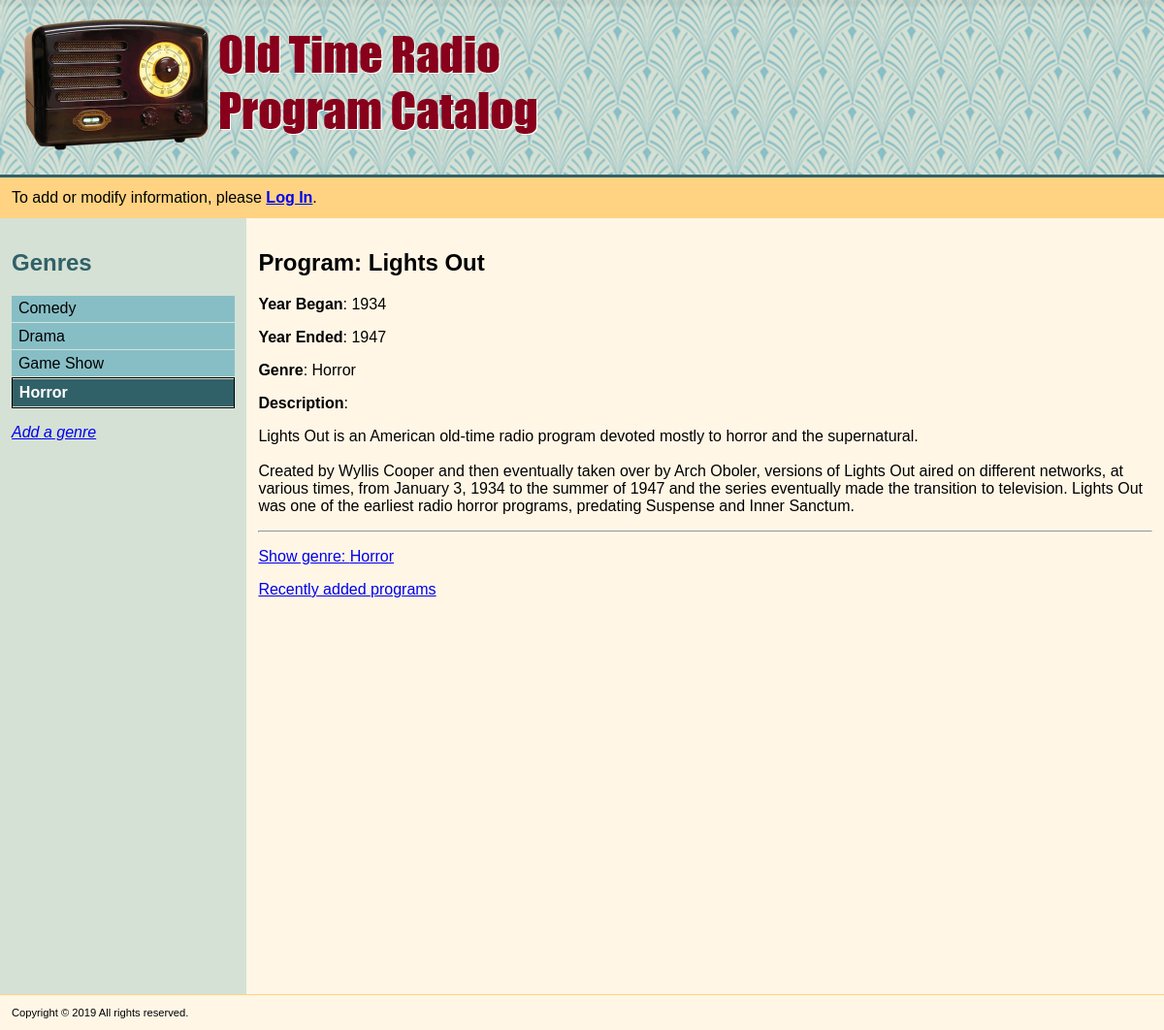
Page /genre/3/program/16/show on the committed database.
### models.py (models this page shows, shortened)
class Genre(Base):
    __tablename__ = 'genre'
    id = Column(Integer, primary_key=True)
    name = Column(String(100), nullable=False, unique=True)
    user_id = Column(Integer, ForeignKey('user.id'))
    user = relationship(User)
    time_created = Column(DateTime(timezone=True), server_default=func.now())
    time_updated = Column(DateTime(timezone=True), onupdate=func.now())

class Program(Base):
    __tablename__ = 'program'
    name = Column(String(120), nullable=False, unique=True)
    id = Column(Integer, primary_key=True)
    description = Column(String(1000))
    yearBegan = Column(Integer, nullable=False)
    yearEnded = Column(Integer, nullable=False)
    genre_id = Column(Integer, ForeignKey('genre.id'))
    genre = relationship(Genre)
    user_id = Column(Integer, ForeignKey('user.id'))
    user = relationship(User)
    time_created = Column(DateTime(timezone=True), server_default=func.now())
    time_updated = Column(DateTime(timezone=True), onupdate=func.now())

### application.py (the view)
@app.route('/genre/<int:genre_id>/program/<int:program_id>/show')
def showProgram(genre_id, program_id):
    genres = session.query(Genre).order_by('name').all()
    genre = session.query(Genre).filter_by(id=genre_id).one()
    program = session.query(Program).filter_by(id=program_id).one()
    return render_template('showProgram.html', genres=genres, genre=genre,
                           program=program)

### application.py (called while the page is built)
def _fk_pragma_on_connect(dbapi_con, con_record):
    dbapi_con.execute('pragma foreign_keys=ON')

### templates/showProgram.html (shortened to what this page needs)
{% extends "main.html" %}
{% block content %}
<h1>Program: {{program.name}}</h1>
<p><strong>Year Began</strong>: {{program.yearBegan}}</p>
<p><strong>Year Ended</strong>: {{program.yearEnded}}</p>
<p><strong>Genre</strong>: {{genre.name}}</p>
<p><strong>Description</strong>:</p>
<p class="description">{{program.description}}</p>
<hr>
<p>
	<a href='{{url_for("showGenre", genre_id=genre.id)}}'>
	Show genre: {{genre.name}}
	</a>
</p>
<p>
	<a href='{{url_for("latestPrograms")}}'>
	Recently added programs
	</a>
</p>
{% endblock %}

### templates/nav.html
<h1>Genres</h1>
{% if genres|count > 0 %}
	<ul>
	{% for g in genres %}
	<li {% if genre and genre.id == g.id %}class="selected"{% endif %}><a href='{{url_for("showGenre", genre_id=g.id)}}'>{{g.name}}</a></li>
	{% endfor %}
	</ul>
{% else %}
	<p>There are no genres currently defined.</p>
{% endif %}
{% if request.path != '/genre/add' %}
	<p><a href='{{url_for("addGenre")}}'>Add a genre</a></p>
{% endif %}

### static/style.css (style rules this page uses)
* { box-sizing: border-box; }
div.container, html, body { height: 100%; margin: 0; padding: 0; }
body { font-family: Arial; }
nav > h1 { color: #316168 }
nav > ul { list-style-type: none; margin: 0; padding: 0; }
nav > ul a { display: block; color: #000; padding: 2% 3%; text-decoration: none; margin: 1px 0px; background-color: #87bec6; }
nav > ul > li.selected a { font-weight: bold; color: white; background-color: #316168; }
nav > ul >li.selected { border: 1px solid black; }
nav > p > a { font-style: italic; }
p.description { white-space: pre-wrap; }

### rows in the picture
Genre: name "Comedy"
Genre: name "Drama"
Genre: name "Game Show"
Genre: name "Horror"
Program: name "Lights Out", yearBegan "1934", yearEnded "1947", description "Lights Out is an American old-time radio program devoted mostly to horror and the supernatural. Created by Wyllis Cooper and then eventually taken over by Arch Oboler, versions of Lights Out aired on different networks, at various times, from January 3, 1934 to the summer of 1947 and the series eventually made the transition to television. Lights Out was one of the earliest radio horror programs, predating Suspense and Inner Sanctum."
